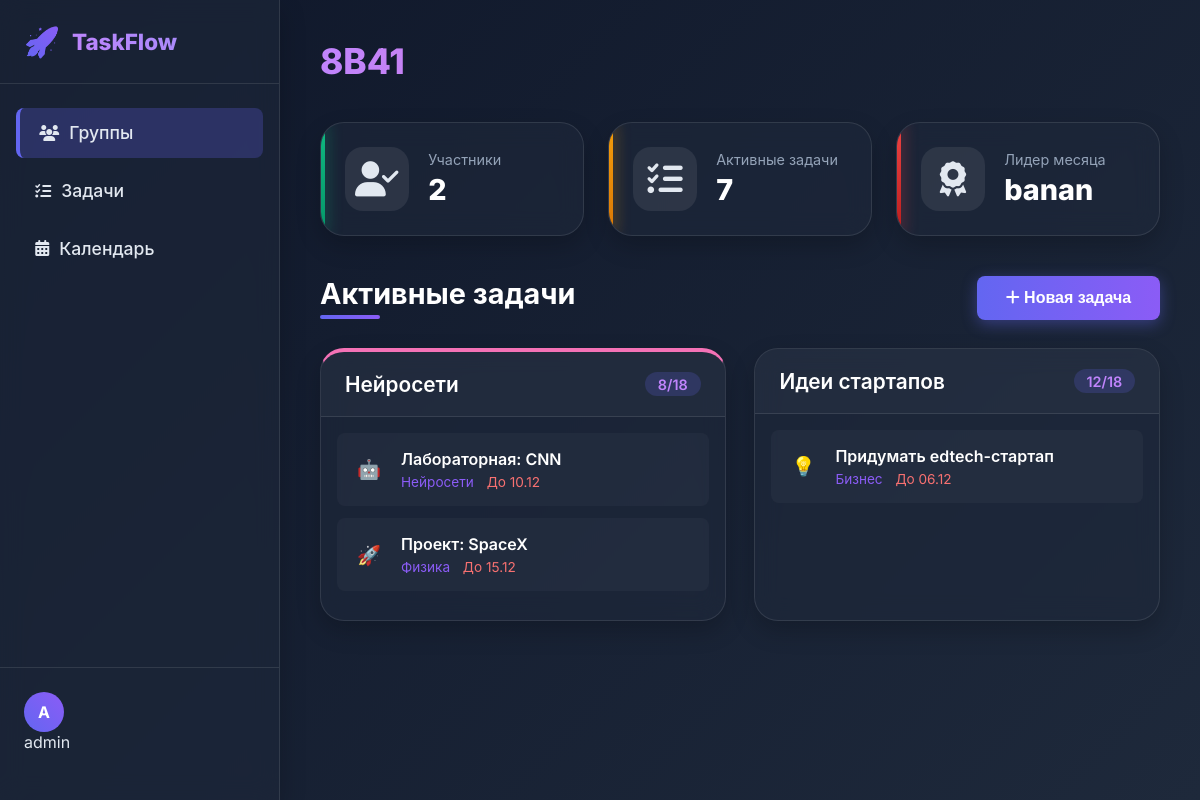
Page /group/1/ (signed in) on the earlier database version.
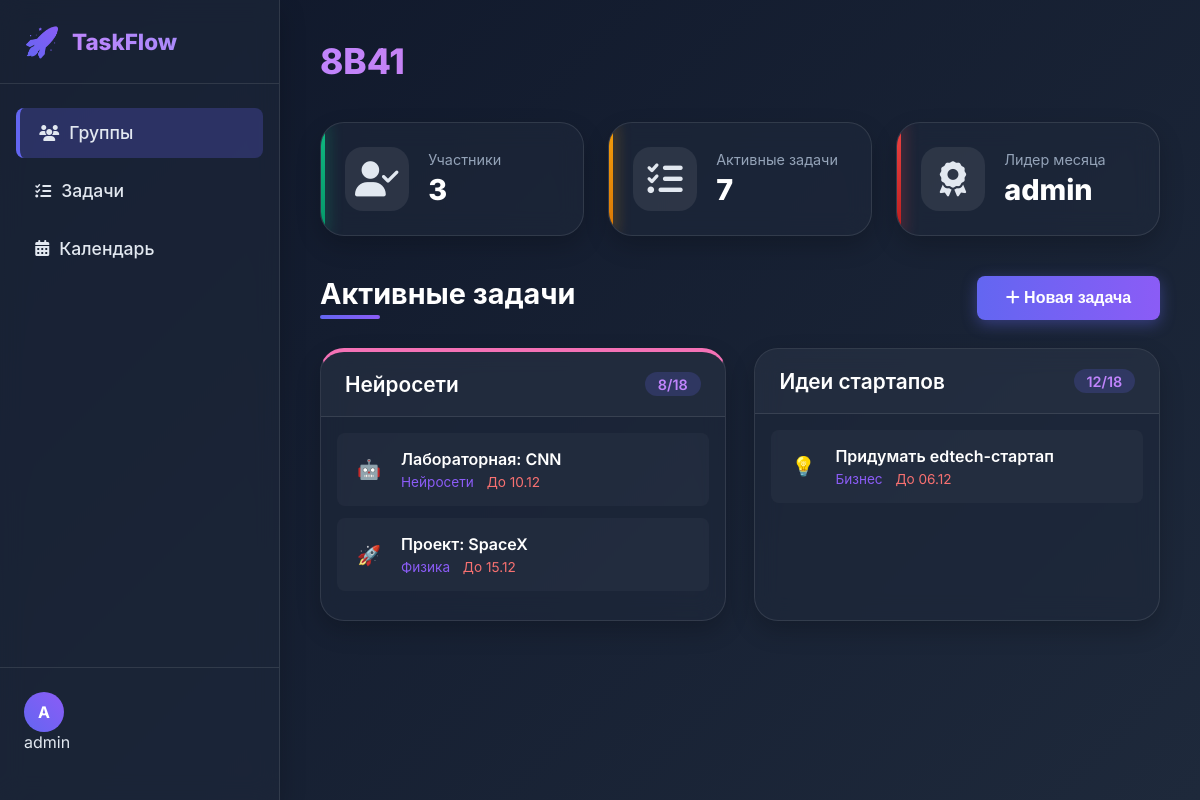
Same page on the later database version.
### tasks/models.py (models this page shows, shortened)
class ClassGroup(models.Model):
    name = models.CharField(max_length=10)
    members = models.ManyToManyField(User, related_name="class_groups")
    created_at = models.DateTimeField(auto_now_add=True)

class UserStats(models.Model):
    streak = models.PositiveIntegerField(default=0)
    total_points = models.PositiveIntegerField(default=0)
    last_completed_date = models.DateField(null=True, blank=True)
    user = models.OneToOneField(User, on_delete=models.CASCADE, related_name="stats")

### tasks/views.py (the view)
# urls.py: path('group/<int:group_id>/', task_views.group_detail, name='group_detail'),
@login_required
def group_detail(request, group_id):
    group = get_object_or_404(ClassGroup, id=group_id)
    user_tasks = UserTask.objects.filter(user=request.user, task__group=group).order_by('task__deadline')
    members = group.members.all()
    leaderboard = UserStats.objects.filter(user__in=members).order_by('-total_points')
    context = {
        'group': group,
        'tasks': user_tasks,
        'members': members,
        'leaderboard': leaderboard,
    }
    return render(request, 'tasks/group_detail.html', context)

### tasks/templates/tasks/group_detail.html (shortened to what this page needs)
{% extends "base.html" %}
{% load static %}
{% block head %}
  <link rel="stylesheet" href="{% static 'css/group_detail.css' %}">
  <link rel="stylesheet" href="https://cdnjs.cloudflare.com/ajax/libs/font-awesome/6.4.0/css/all.min.css">
{% endblock %}
{% block content %}
<div class="dashboard">
    <aside class="sidebar">
        <div class="logo">
            <div class="logo-icon">🚀</div>
            <span class="logo-text">TaskFlow</span>
        </div>
        <nav class="menu">
            <ul>
                <li class="active"><i class="fas fa-users"></i> <span>Группы</span></li>
                <li><i class="fas fa-tasks"></i> <span>Задачи</span></li>
                <li><i class="fas fa-calendar-alt"></i> <span>Календарь</span></li>
            </ul>
        </nav>
        <div class="sidebar-footer">
            <div class="user-info dropdown">
                <div class="user-avatar">{{ user.username|slice:":1"|upper }}</div>
                <span class="username">{{ user.username }}</span>
            </div>
        </div>
    </aside>
    <main class="main-content">
        <div class="page-header">
            <h1>{{ group.name }}</h1>
        </div>
        <div class="stats-grid">
            <div class="stat-card neon-success">
                <div class="stat-icon"><i class="fas fa-user-check"></i></div>
                <div class="stat-details">
                    <span class="stat-label">Участники</span>
                    <span class="stat-value">{{ group.members.count }}</span>
                </div>
            </div>
            <div class="stat-card neon-streak">
                <div class="stat-icon"><i class="fas fa-tasks"></i></div>
                <div class="stat-details">
                    <span class="stat-label">Активные задачи</span>
                    <span class="stat-value">7</span>
                </div>
            </div>
            <div class="stat-card neon-warning" id="leaders-card" style="cursor:pointer;">
                <div class="stat-icon"><i class="fas fa-award"></i></div>
                <div class="stat-details">
                    <span class="stat-label">Лидер месяца</span>
                    <span class="stat-value">
                        {% if leaderboard %}
                            {{ leaderboard.0.user.username }}
                        {% else %}
                            —
                        {% endif %}
                    </span>
                </div>
            </div>
        </div>
        <div class="tasks-section">
            <div class="section-header">
                <h2>Активные задачи</h2>
                <button class="btn-primary"><i class="fas fa-plus"></i> Новая задача</button>
            </div>
            <div class="tasks-grid">
                <div class="task-group personal">
                    <div class="group-header">
                        <h3>Нейросети</h3>
                        <span class="task-count">8/18</span>
                    </div>
                    <div class="tasks-list">
                        <div class="task-item">
                            <div class="task-icon">🤖</div>
                            <div>
                                <div class="task-title">Лабораторная: CNN</div>
                                <div class="task-meta">
                                    <span class="discipline">Нейросети</span>
                                    <span class="deadline">До 10.12</span>
                                </div>
                            </div>
                        </div>
                        <div class="task-item">
                            <div class="task-icon">🚀</div>
                            <div>
                                <div class="task-title">Проект: SpaceX</div>
                                <div class="task-meta">
                                    <span class="discipline">Физика</span>
                                    <span class="deadline">До 15.12</span>
                                </div>
                            </div>
                        </div>
                    </div>
                </div>
                <div class="task-group">
                    <div class="group-header">
                        <h3>Идеи стартапов</h3>
                        <span class="task-count">12/18</span>
                    </div>
                    <div class="tasks-list">
                        <div class="task-item">
                            <div class="task-icon">💡</div>
                            <div>
                                <div class="task-title">Придумать edtech-стартап</div>
                                <div class="task-meta">
                                    <span class="discipline">Бизнес</span>
                                    <span class="deadline">До 06.12</span>
                                </div>
                            </div>
                        </div>
                    </div>
                </div>
            </div>
        </div>
    </main>
</div>
{% endblock %}

### templates/base.html (shortened to what this page needs)
<!DOCTYPE html>
<html lang="ru">
<head>
    {% load static %}
    <link rel="stylesheet" href="{% static 'css/main.css' %}">
    {% block head %}{% endblock %}
</head>
<body>
{% block content %}{% endblock %}
</body>
</html>

### static/css/main.css (style rules this page uses)
body { margin: 0; font-family: 'Inter', sans-serif; background: linear-gradient(135deg, #f5f7fa, #c3cfe2); color: #333; height: 100vh; display: flex; justify-content: center; align-items: center; }
h1 { font-size: 3rem; margin-bottom: 1rem; }

Differences in the rows shown:
no longer on this page (row unchanged): UserStats: user.username "banan"
computed for ClassGroup: members.count "2" → "3"
now on this page (row edited): UserStats: user.username "admin"
